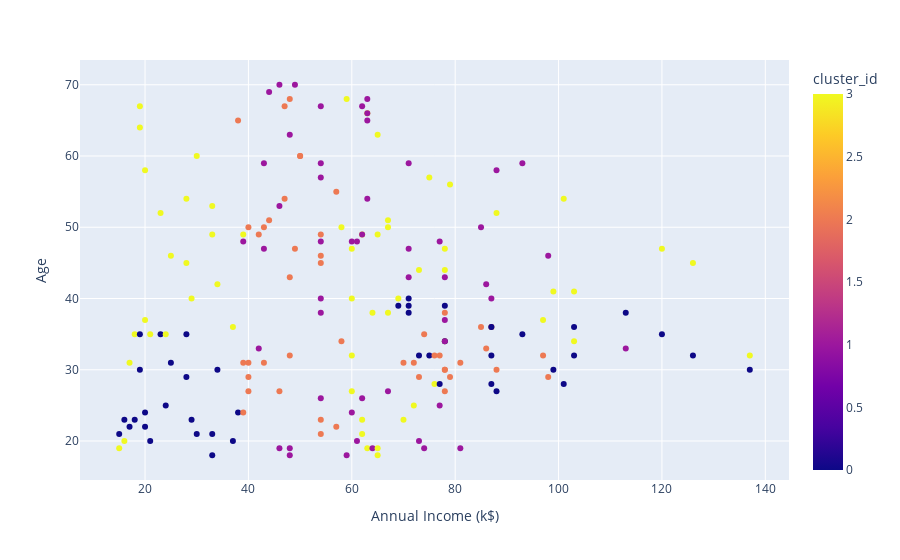

The notebook cell saved with this chart:
### Markdown cell above
#### Annual Income vs Age of Each Cluster

### Code cell
fig = px.scatter(df, x = "Annual Income (k$)", y ="Age", color ="cluster_id") 
fig.show()

### Figure 1 — Plotly figure (JSON) as saved in the notebook; plotly's stock layout.template omitted (floating-point values rounded to 4 significant figures; data arrays with more than 128 entries replaced by an {"elided": "..."} marker saying what was removed)
{"data": [{"hovertemplate": "Annual Income (k$)=%{x}<br>Age=%{y}<br>cluster_id=%{marker.color}<extra></extra>", "legendgroup": "", "marker": {"color": {"elided": "200 int values"}, "coloraxis": "coloraxis", "symbol": "circle"}, "mode": "markers", "name": "", "orientation": "v", "showlegend": false, "type": "scatter", "x": {"elided": "200 int values"}, "xaxis": "x", "y": {"elided": "200 int values"}, "yaxis": "y"}], "layout": {"coloraxis": {"colorbar": {"title": {"text": "cluster_id"}}, "colorscale": [[0, "#0d0887"], [0.1111, "#46039f"], [0.2222, "#7201a8"], [0.3333, "#9c179e"], [0.4444, "#bd3786"], [0.5556, "#d8576b"], [0.6667, "#ed7953"], [0.7778, "#fb9f3a"], [0.8889, "#fdca26"], [1, "#f0f921"]]}, "legend": {"tracegroupgap": 0}, "margin": {"t": 60}, "xaxis": {"anchor": "y", "domain": [0, 1], "title": {"text": "Annual Income (k$)"}}, "yaxis": {"anchor": "x", "domain": [0, 1], "title": {"text": "Age"}}}}
